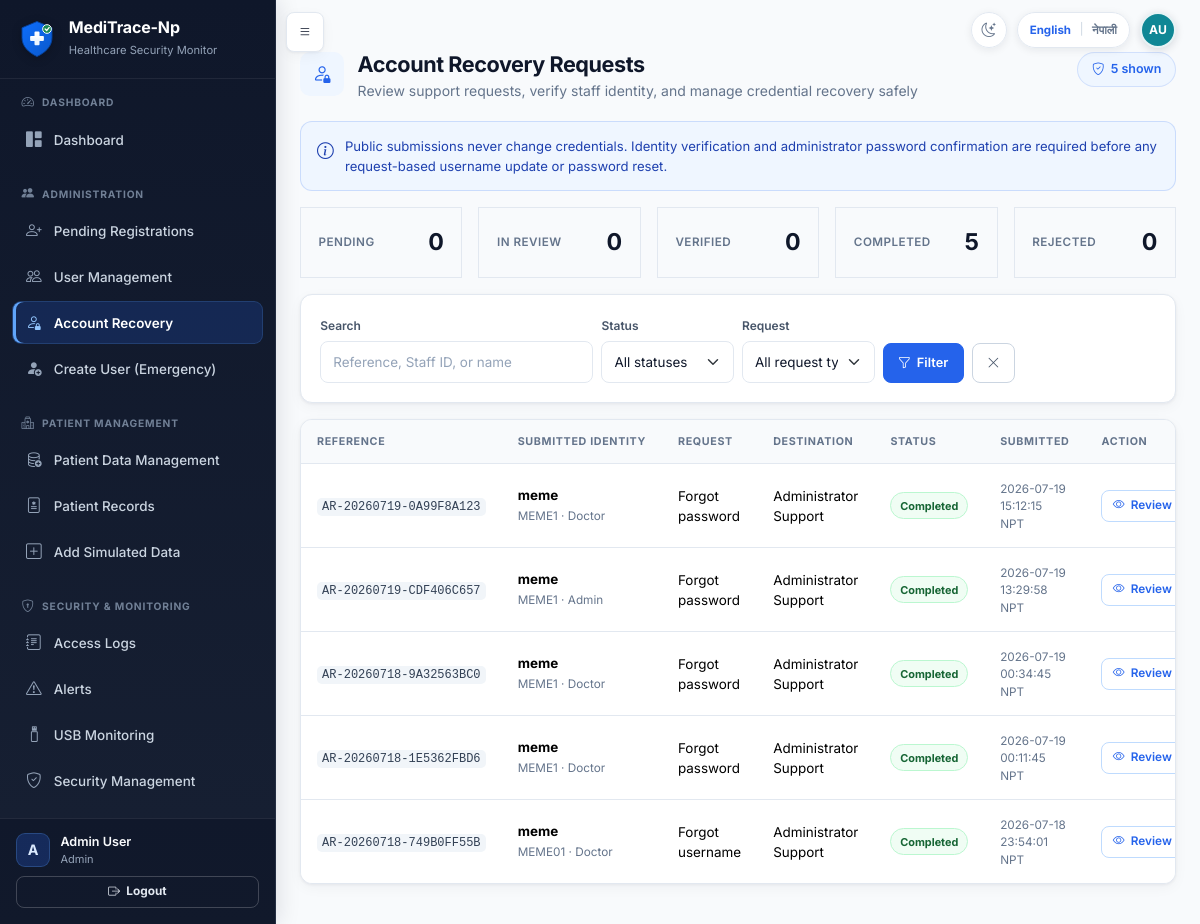
Screenshot of /admin/account-recovery (signed in) with the database file from the repository.
### tables this page shows
CREATE TABLE users (
            id INTEGER PRIMARY KEY AUTOINCREMENT,
            full_name TEXT NOT NULL,
            staff_id TEXT NOT NULL UNIQUE,
            email TEXT NOT NULL UNIQUE,
            username TEXT NOT NULL UNIQUE,
            password_hash TEXT NOT NULL,
            role TEXT NOT NULL,
            department TEXT NOT NULL,
            work_start TEXT NOT NULL,
            work_end TEXT NOT NULL,
            approval_status TEXT NOT NULL DEFAULT 'pending',
            is_active INTEGER NOT NULL DEFAULT 1,
            approved_by INTEGER,
            approved_at TEXT,
            rejection_reason TEXT,
            created_at TEXT NOT NULL,
            last_login TEXT, is_deleted INTEGER NOT NULL DEFAULT 0, failed_attempts INTEGER NOT NULL DEFAULT 0, locked_until TEXT, last_failed_login TEXT, must_change_password INTEGER NOT NULL DEFAULT 0, credential_version INTEGER NOT NULL DEFAULT 0, credentials_changed_at TEXT, credentials_changed_by INTEGER, preferred_language TEXT NOT NULL DEFAULT 'en',
            FOREIGN KEY (approved_by) REFERENCES users(id)
        );

CREATE TABLE account_recovery_requests (
            id INTEGER PRIMARY KEY AUTOINCREMENT,
            public_reference TEXT NOT NULL UNIQUE,
            request_type TEXT NOT NULL,
            submitted_staff_id TEXT NOT NULL,
            submitted_name TEXT NOT NULL,
            submitted_email TEXT,
            submitted_department TEXT NOT NULL,
            submitted_role TEXT NOT NULL,
            requested_destination TEXT NOT NULL,
            message TEXT NOT NULL,
            status TEXT NOT NULL DEFAULT 'pending',
            matched_user_id INTEGER,
            assigned_admin_id INTEGER,
            review_notes TEXT,
            identity_verification_notes TEXT,
            identity_verification_method TEXT,
            identity_verified_by_id INTEGER,
            resolution_type TEXT,
            created_at TEXT NOT NULL,
            review_started_at TEXT,
            identity_verified_at TEXT,
            completed_at TEXT,
            rejected_at TEXT,
            completed_by_id INTEGER,
            request_ip TEXT,
            request_user_agent TEXT,
            FOREIGN KEY (matched_user_id) REFERENCES users(id),
            FOREIGN KEY (assigned_admin_id) REFERENCES users(id),
            FOREIGN KEY (identity_verified_by_id) REFERENCES users(id),
            FOREIGN KEY (completed_by_id) REFERENCES users(id)
        );

### app.py (the view)
@app.route('/admin/account-recovery')
@login_required
@admin_panel_required
def recovery_requests():
    filters = {
        'status': request.args.get('status', '').strip(),
        'request_type': request.args.get('request_type', '').strip(),
        'requested_destination': request.args.get('requested_destination', '').strip(),
        'search': request.args.get('search', '').strip(),
    }
    rows = get_recovery_requests(current_user, filters)
    visible_rows = get_recovery_requests(current_user)
    stats = {
        status: sum(1 for row in visible_rows if row['status'] == status)
        for status in RECOVERY_STATUSES
    }
    return render_template(
        'recovery_requests.html', requests=rows, filters=filters, stats=stats,
        request_types=REQUEST_TYPES, destinations=DESTINATIONS,
        statuses=RECOVERY_STATUSES,
    )

### templates/recovery_requests.html (shortened to what this page needs)
{% extends "base.html" %}
{% from "macros.html" import page_header %}
{% block extra_head %}<link href="{{ url_for('static', filename='css/account-recovery.css') }}" rel="stylesheet">{% endblock %}
{% block content %}
<div class="app-page">
  {{ page_header('Account Recovery Requests', 'Review support requests, verify staff identity, and manage credential recovery safely', 'bi-person-lock', requests|length ~ ' shown', 'bi-shield-check') }}
  <div class="alert alert-info recovery-policy-banner">
    <i class="bi bi-info-circle" aria-hidden="true"></i>
    <span>Public submissions never change credentials. Identity verification and administrator password confirmation are required before any request-based username update or password reset.</span>
  </div>
  <div class="row g-3 mb-3 recovery-stats">
    <div class="col-6 col-lg"><div class="metric-card"><div class="card-body"><span>Pending</span><strong>{{ stats.pending }}</strong></div></div></div>
    <div class="col-6 col-lg"><div class="metric-card"><div class="card-body"><span>In Review</span><strong>{{ stats.in_review }}</strong></div></div></div>
    <div class="col-6 col-lg"><div class="metric-card"><div class="card-body"><span>Verified</span><strong>{{ stats.identity_verified }}</strong></div></div></div>
    <div class="col-6 col-lg"><div class="metric-card"><div class="card-body"><span>Completed</span><strong>{{ stats.completed }}</strong></div></div></div>
    <div class="col-6 col-lg"><div class="metric-card"><div class="card-body"><span>Rejected</span><strong>{{ stats.rejected }}</strong></div></div></div>
  </div>
  <form method="GET" class="card recovery-filter-card mb-3">
    <div class="card-body row g-2 align-items-end">
      <div class="col-lg-4"><label class="form-label" for="recoverySearch">Search</label><input id="recoverySearch" name="search" class="form-control" value="{{ filters.search }}" maxlength="100" placeholder="Reference, Staff ID, or name"></div>
      <div class="col-sm-4 col-lg-2"><label class="form-label" for="recoveryStatus">Status</label><select id="recoveryStatus" name="status" class="form-select"><option value="">All statuses</option></select></div>
      <div class="col-sm-4 col-lg-2"><label class="form-label" for="recoveryType">Request</label><select id="recoveryType" name="request_type" class="form-select"><option value="">All request types</option></select></div>
      <div class="col-lg-2 d-flex gap-2"><button class="btn btn-primary flex-fill"><i class="bi bi-funnel"></i>Filter</button><a href="{{ url_for('recovery_requests') }}" class="btn btn-outline-secondary" aria-label="Clear filters"><i class="bi bi-x-lg"></i></a></div>
    </div>
  </form>
  <div class="card"><div class="table-responsive">
    <table class="table recovery-table align-middle mb-0">
      <thead><tr><th>Reference</th><th>Submitted Identity</th><th>Request</th><th>Destination</th><th>Status</th><th>Submitted</th><th>Action</th></tr></thead>
      <tbody>
      {% for item in requests %}
        <tr>
          <td><code>{{ item.public_reference }}</code></td>
          <td><strong>{{ item.submitted_name }}</strong><small>{{ item.submitted_staff_id }} · {{ item.submitted_role }}</small></td>
          <td>{{ request_types.get(item.request_type, item.request_type) }}</td>
          <td>{{ destinations.get(item.requested_destination, item.requested_destination) }}</td>
          <td><span class="recovery-status status-{{ item.status }}">{{ tr_display(item.status) }}</span></td>
          <td><small>{{ item.created_at|nepal_datetime }}</small></td>
          <td><a href="{{ url_for('recovery_request_detail', request_id=item.id) }}" class="btn btn-sm btn-outline-primary"><i class="bi bi-eye"></i>Review</a></td>
        </tr>
      {% else %}
        <tr><td colspan="7"><div class="empty-state py-5"><i class="bi bi-person-check"></i><h5>No recovery requests found</h5><p>Try clearing the filters or check again later.</p></div></td></tr>
      {% endfor %}
      </tbody>
    </table>
  </div></div>
</div>
{% endblock %}

### templates/base.html (shortened to what this page needs)
<!DOCTYPE html>
<html lang="{{ current_locale|default('en') }}" data-theme="light">
<head>
    <link href="https://cdn.jsdelivr.net/npm/bootstrap@5.3.2/dist/css/bootstrap.min.css" rel="stylesheet">
    <link href="https://cdn.jsdelivr.net/npm/bootstrap-icons@1.11.1/font/bootstrap-icons.css" rel="stylesheet">
    <link href="{{ url_for('static', filename='css/style.css') }}" rel="stylesheet">
    <link href="{{ url_for('static', filename='css/explainability.css') }}" rel="stylesheet">
    {% block extra_head %}{% endblock %}
    <link href="{{ url_for('static', filename='css/theme.css') }}" rel="stylesheet">
</head>
<body class="{% if current_user.is_authenticated %}has-sidebar{% endif %}">
    {% set language_return_path = request.full_path if request.query_string else request.path %}
    {% macro language_switch(extra_class='') %}
    <form method="POST" action="{{ url_for('change_language') }}" class="language-switch {{ extra_class }}" aria-label="{{ _('Switch language') }}">
        <button type="submit" name="language" value="en" class="language-option{% if current_locale == 'en' %} active{% endif %}" lang="en" aria-pressed="{{ 'true' if current_locale == 'en' else 'false' }}">English</button>
        <span class="language-divider" aria-hidden="true">|</span>
        <button type="submit" name="language" value="ne" class="language-option{% if current_locale == 'ne' %} active{% endif %}" lang="ne" aria-pressed="{{ 'true' if current_locale == 'ne' else 'false' }}">नेपाली</button>
    </form>
    {% endmacro %}
    {% macro theme_toggle(extra_class='') %}
    <button
        type="button"
        class="theme-toggle {{ extra_class }}"
        aria-label="{{ _('Switch to Dark Mode') }}"
        aria-pressed="false"
        title="{{ _('Switch to Dark Mode') }}"
        data-label-dark="{{ _('Switch to Dark Mode') }}"
        data-label-light="{{ _('Switch to Light Mode') }}"
    ><i class="bi bi-moon-stars" aria-hidden="true"></i></button>
    {% endmacro %}
    {% if current_user.is_authenticated %}
    {% from "macros.html" import user_initials %}
    {% set avatar_name = current_user.full_name|default('', true)|trim %}
    {% if not avatar_name %}{% set avatar_name = current_user.display_name|default('', true)|trim %}{% endif %}
    {% if not avatar_name %}{% set avatar_name = current_user.username|default('User', true)|trim %}{% endif %}
    <button type="button" class="btn btn-dark sidebar-toggle-btn" id="sidebarToggle" aria-label="{{ _('Toggle navigation') }}">
        <i class="bi bi-list"></i>
    </button>
    <div class="authenticated-header-actions" aria-label="{{ _('Current user') }}">
        {{ theme_toggle() }}
        {{ language_switch() }}
        <span
            class="header-user-avatar"
            role="img"
            aria-label="{{ _('Signed in as {name}', name=avatar_name) }}"
            title="{{ avatar_name }}"
        >{{ user_initials(current_user) }}</span>
    </div>
    <aside class="sidebar" id="sidebar">
        <div class="sidebar-brand">
            <img src="{{ url_for('static', filename='images/meditrace-logo.svg') }}" alt="{{ APP_NAME|default('MediTrace-Np') }}" class="brand-logo">
            <div>
                <h5 class="text-white mb-0 brand-title">{{ APP_NAME|default('MediTrace-Np') }}</h5>
                <small class="text-muted">Healthcare Security Monitor</small>
            </div>
        </div>
        <div class="sidebar-nav-scroll">
            {% import "sidebar_macros.html" as sidebar with context %}
            {% if current_user.is_admin_panel %}
                {{ sidebar.admin_sidebar() }}
            {% else %}
                {{ sidebar.staff_sidebar() }}
            {% endif %}
        </div>
        <div class="sidebar-footer">
            <div class="sidebar-user-summary">
                <span class="sidebar-user-avatar" aria-hidden="true">{{ current_user.full_name[:1]|upper }}</span>
                <div class="sidebar-user-copy">
                    <div class="small text-muted sidebar-user-name">{{ current_user.full_name }}</div>
                    <div class="small text-muted sidebar-user-role">{{ tr_display(current_user.role) }}</div>
                </div>
            </div>
            <a href="{{ url_for('logout') }}" class="btn btn-outline-light btn-sm mt-2 w-100 fw-bold">
                <i class="bi bi-box-arrow-right"></i> Logout
            </a>
        </div>
    </aside>
    <main class="main-content" id="mainContent">
    {% else %}
    <div class="public-header-actions">
        {{ theme_toggle('public-theme-toggle') }}
        {{ language_switch('public-language-switch') }}
    </div>
    <main class="auth-main container py-4">
    {% endif %}
            {% block content %}{% endblock %}
    {% if current_user.is_authenticated %}
    </main>
    {% else %}
    </main>
    {% endif %}
</body>
</html>

### templates/sidebar_macros.html (shortened to what this page needs)
{% macro section_header(icon, title) %}
<div class="sidebar-section-header">
    <i class="bi {{ icon }}"></i>
    <span>{{ _(title) }}</span>
</div>
{% endmacro %}
{% macro admin_sidebar() %}
<ul class="nav flex-column sidebar-nav">
    {{ section_header('bi-speedometer2', 'Dashboard') }}
    <li class="nav-item">
        <a class="nav-link {{ nav_active('admin_dashboard') }}" href="{{ url_for('admin_dashboard') }}">
            <i class="bi bi-grid-1x2-fill"></i><span>Dashboard</span>
        </a>
    </li>
    {{ section_header('bi-people-fill', 'Administration') }}
    <li class="nav-item">
        <a class="nav-link {{ nav_active('pending_users') }}" href="{{ url_for('pending_users') }}">
            <i class="bi bi-person-plus"></i><span>Pending Registrations</span>
        </a>
    </li>
    <li class="nav-item">
        <a class="nav-link {{ nav_active('user_management', 'user_activity') }}" href="{{ url_for('user_management') }}">
            <i class="bi bi-people"></i><span>User Management</span>
        </a>
    </li>
    <li class="nav-item">
        <a class="nav-link {{ nav_active('recovery_requests', 'recovery_request_detail') }}" href="{{ url_for('recovery_requests') }}">
            <i class="bi bi-person-lock"></i><span>Account Recovery</span>
        </a>
    </li>
    <li class="nav-item">
        <a class="nav-link {{ nav_active('admin_create_user') }}" href="{{ url_for('admin_create_user') }}">
            <i class="bi bi-person-fill-add"></i><span>Create User (Emergency)</span>
        </a>
    </li>
    {{ section_header('bi-hospital', 'Patient Management') }}
    <li class="nav-item">
        <a class="nav-link {{ nav_active('patient_data_management') }}" href="{{ url_for('patient_data_management') }}">
            <i class="bi bi-database-add"></i><span>Patient Data Management</span>
        </a>
    </li>
    <li class="nav-item">
        <a class="nav-link {{ nav_active('patient_records', 'record_detail') }}" href="{{ url_for('patient_records') }}">
            <i class="bi bi-file-medical"></i><span>Patient Records</span>
        </a>
    </li>
    <li class="nav-item">
        <a class="nav-link {{ nav_active('simulated_patient_data') }}" href="{{ url_for('simulated_patient_data') }}">
            <i class="bi bi-plus-square"></i><span>Add Simulated Data</span>
        </a>
    </li>
    {{ section_header('bi-shield-lock', 'Security & Monitoring') }}
    <li class="nav-item">
        <a class="nav-link {{ nav_active('admin_events') }}" href="{{ url_for('admin_events') }}">
            <i class="bi bi-journal-text"></i><span>Access Logs</span>
        </a>
    </li>
    <li class="nav-item">
        <a class="nav-link {{ nav_active('admin_alerts') }}" href="{{ url_for('admin_alerts') }}">
            <i class="bi bi-exclamation-triangle"></i><span>Alerts</span>
        </a>
    </li>
    <li class="nav-item">
        <a class="nav-link {{ nav_active('usb_monitoring') }}" href="{{ url_for('usb_monitoring') }}">
            <i class="bi bi-usb-drive"></i><span>USB Monitoring</span>
        </a>
    </li>
    <li class="nav-item">
        <a class="nav-link {{ nav_active('security_management', 'retrain_behaviour_model') }}" href="{{ url_for('security_management') }}">
            <i class="bi bi-shield-check"></i><span>Security Management</span>
        </a>
    </li>
    {{ section_header('bi-bar-chart-line', 'Reports & Analytics') }}
</ul>
{% endmacro %}

### rows the page displays
users: full_name "A", full_name "Admin User", role "Admin"
account_recovery_requests: public_reference "AR-20260719-0A99F8A123", submitted_name "meme", submitted_staff_id "MEME1", submitted_role "Doctor", get "Forgot password", get "Administrator Support", status "Completed", created_at|nepal_datetime "2026-07-19 15:12:15 NPT"
account_recovery_requests: public_reference "AR-20260719-CDF406C657", submitted_name "meme", submitted_staff_id "MEME1", submitted_role "Admin", get "Forgot password", get "Administrator Support", status "Completed", created_at|nepal_datetime "2026-07-19 13:29:58 NPT"
account_recovery_requests: public_reference "AR-20260718-9A32563BC0", submitted_name "meme", submitted_staff_id "MEME1", submitted_role "Doctor", get "Forgot password", get "Administrator Support", status "Completed", created_at|nepal_datetime "2026-07-19 00:34:45 NPT"
account_recovery_requests: public_reference "AR-20260718-1E5362FBD6", submitted_name "meme", submitted_staff_id "MEME1", submitted_role "Doctor", get "Forgot password", get "Administrator Support", status "Completed", created_at|nepal_datetime "2026-07-19 00:11:45 NPT"
account_recovery_requests: public_reference "AR-20260718-749B0FF55B", submitted_name "meme", submitted_staff_id "MEME01", submitted_role "Doctor", get "Forgot username", get "Administrator Support", status "Completed", created_at|nepal_datetime "2026-07-18 23:54:01 NPT"

### other values shown
{{ (name_parts[0][0] ~ name_parts[-1][0])|upper }} "AU"
{{ APP_NAME|default('MediTrace-Np') }} "MediTrace-Np"
{{ stats.pending }} "0"
{{ stats.in_review }} "0"
{{ stats.identity_verified }} "0"
{{ stats.completed }} "5"
{{ stats.rejected }} "0"
